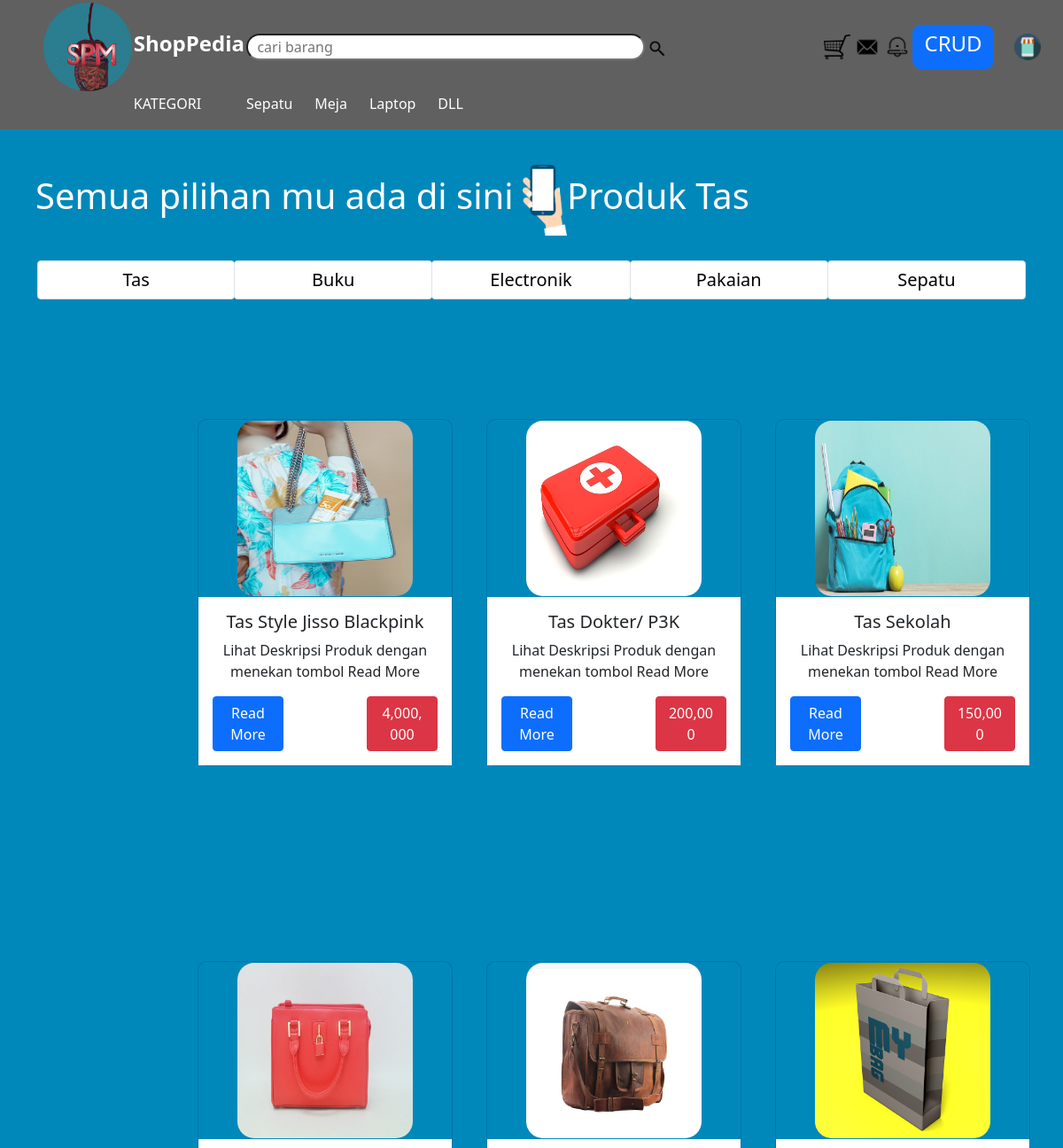
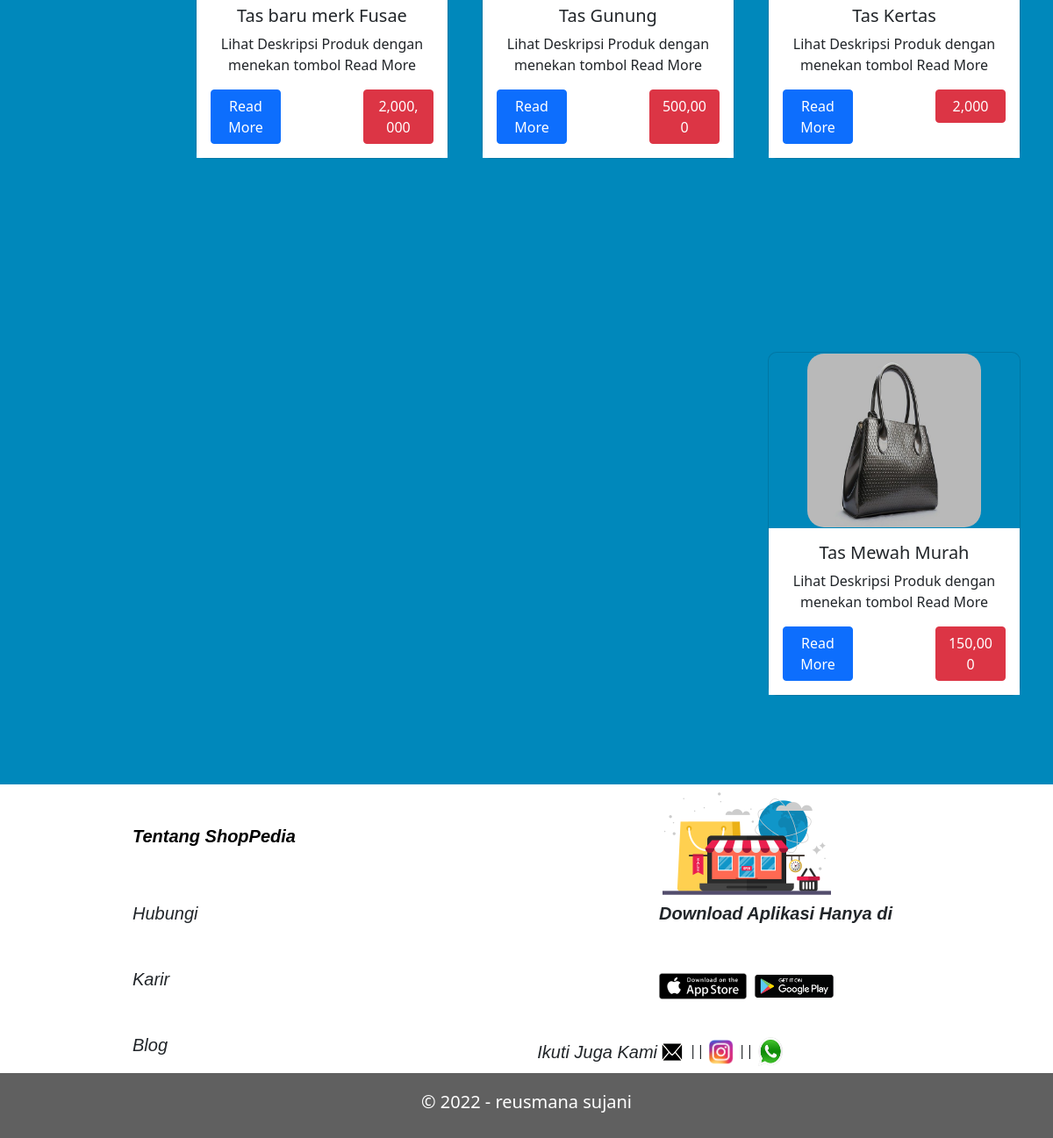
/tas.php, run on the app's committed database (2 pictures, top to bottom).
### tables this page shows
CREATE TABLE `produk` (
  `id_produk` int(20) NOT NULL,
  `nama_produk` varchar(100) DEFAULT NULL,
  `gambar` varchar(20) NOT NULL,
  `deskripsi` text DEFAULT NULL,
  `jenis` varchar(10) NOT NULL,
  `harga` int(100) NOT NULL,
  `tgl_upload` date NOT NULL
);

### tas.php (the view, shortened to what this page needs)
<!DOCTYPE html>
<html>
<head>
	<link href="css/bootstrap.min.css" rel="stylesheet" >
</head>
<body>
<?php
include_once 'panggil_header.php';
?>
<div class="apa">
<h1 style="color:white; margin-top: 20px; margin-left: 20px; padding:20px">Semua pilihan mu ada di sini <img src="img/tangan.png" width="50px">Produk Tas</h1>
</div>
<?php
include_once 'navbar2.php';
?>
	<?php
	include_once 'connect.php';
$gk = mysqli_query($link, "SELECT * FROM produk WHERE jenis = 'tas' ORDER BY id_produk DESC");
	while ($gambar = mysqli_fetch_array($gk)){
		$img = 'upload/'.$gambar['gambar'];
?>
<table  style="float: right; margin-right:3%; text-align:center; margin-top:100px;">
	<thead>
		<tr>
			<td>
			</td>
		</tr>
	</thead>
<tbody>
<tr>
		<td>
<div class='card' style='width: 18rem; background-color: #0088BB; border-radius: 10px; margin-bottom:100px'>
  <img src="<?php echo $img;?>" class='card-img-top' alt='...' style="border-radius: 20px	;">
	<div class='card-body' style="background-color:white;">
    <h5 class='card-title'><?php echo $gambar['nama_produk'];?></h5>
    <p class='card-text' >Lihat Deskripsi Produk dengan menekan tombol Read More</p>
  <?php
   echo "  <a href='detail.php?id_produk=".$gambar['id_produk']."' class='btn btn-primary' style='float:left; width:80px'>Read More</a> ";?> <a  class="btn btn-danger" style="float:right; width:80px"><?php echo number_format($gambar['harga'],0); ?></a>
  	</div>
</div>
		</td>
	</tr>
</tbody>
</table>
<?php
}
include_once 'panggil_footer.php';
?>
</body>
</html>

### tas.php (style rules this page uses)
body { background-color: #0088BB; }
.card img { width: 200px; height: 200px; padding: 1px; transition: transform.2s; margin: auto; border-radius: 20px; }

### panggil_header.php (style rules this page uses)
body { background-color: #0088BB; }
.card img { width: 200px; height: 200px; padding: 1px; transition: transform.2s; margin: auto; border-radius: 20px; }

### panggil_footer.php (style rules this page uses)
body { background-color: #0088BB; }
.card img { width: 200px; height: 200px; padding: 1px; transition: transform.2s; margin: auto; border-radius: 20px; }

### data on the page
produk: gambar (picture), nama_produk "Tas Sekolah", harga "150,000"
produk: gambar (picture), nama_produk "Tas Dokter/ P3K", harga "200,000"
produk: gambar (picture), nama_produk "Tas Style Jisso Blackpink", harga "4,000,000"
produk: gambar (picture), nama_produk "Tas Kertas", harga "2,000"
produk: gambar (picture), nama_produk "Tas Gunung", harga "500,000"
produk: gambar (picture), nama_produk "Tas baru merk Fusae", harga "2,000,000"
produk: gambar (picture), nama_produk "Tas Mewah Murah", harga "150,000"
